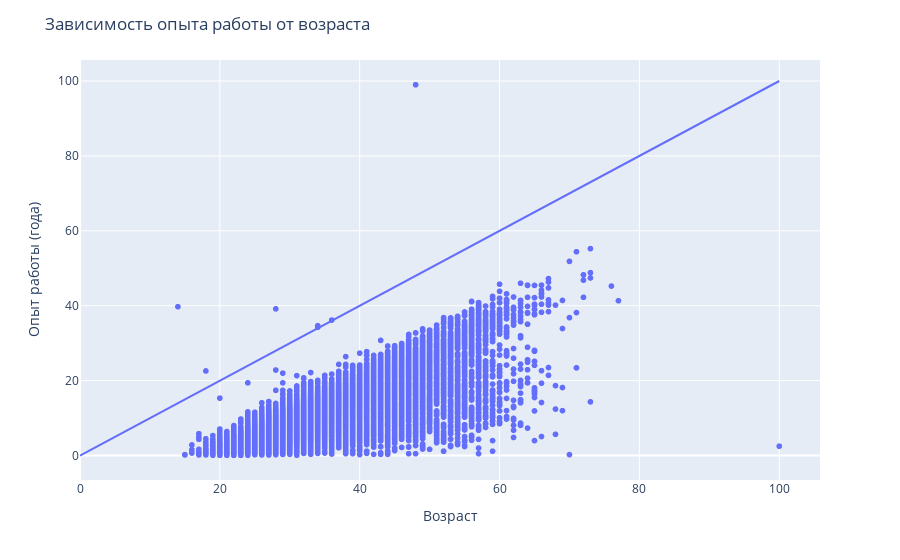

The notebook cell saved with this chart:
### Markdown cell above
8. Постройте **диаграмму рассеяния**, показывающую зависимость опыта работы (**"Опыт работы (месяц)"**) от возраста (**"Возраст"**). Опыт работы переведите из месяцев в года, чтобы признаки были в едином масштабе. Постройте на графике дополнительно прямую, проходящую через точки (0, 0) и (100, 100). Данная прямая соответствует значениям, когда опыт работы равен возрасту человека. Точки, лежащие на этой прямой и выше нее - аномалии в наших данных (опыт работы больше либо равен возрасту соискателя)

### Code cell
# ваш код здесь
fig = px.scatter(df, 
                 x=df['Возраст'],
                 y=df['Опыт работы (месяц)']/12)

fig.add_trace(px.line(x=[0, 100], y=[0, 100]).data[0])

fig.update_layout(
    title='Зависимость опыта работы от возраста',
    xaxis_title='Возраст',
    yaxis_title='Опыт работы (года)',
    showlegend=False
)
fig.show()
# fig.write_html("plotly/age_exp_scatter.html") 
# Файл html приложен в папке plotly

### Figure 1 — Plotly figure (JSON) as saved in the notebook; plotly's stock layout.template omitted (floating-point values rounded to 4 significant figures; data arrays with more than 128 entries replaced by an {"elided": "..."} marker saying what was removed)
{"data": [{"hovertemplate": "Возраст=%{x}<br>y=%{y}<extra></extra>", "legendgroup": "", "marker": {"color": "#636efa", "symbol": "circle"}, "mode": "markers", "name": "", "showlegend": false, "type": "scattergl", "x": {"elided": "44744 int values"}, "xaxis": "x", "y": {"elided": "44744 float values"}, "yaxis": "y"}, {"hovertemplate": "x=%{x}<br>y=%{y}<extra></extra>", "legendgroup": "", "line": {"color": "#636efa", "dash": "solid"}, "marker": {"symbol": "circle"}, "mode": "lines", "name": "", "orientation": "v", "showlegend": false, "type": "scatter", "x": [0, 100], "xaxis": "x", "y": [0, 100], "yaxis": "y"}], "layout": {"legend": {"tracegroupgap": 0}, "margin": {"t": 60}, "showlegend": false, "title": {"text": "Зависимость опыта работы от возраста"}, "xaxis": {"anchor": "y", "domain": [0, 1], "title": {"text": "Возраст"}}, "yaxis": {"anchor": "x", "domain": [0, 1], "title": {"text": "Опыт работы (года)"}}}}
